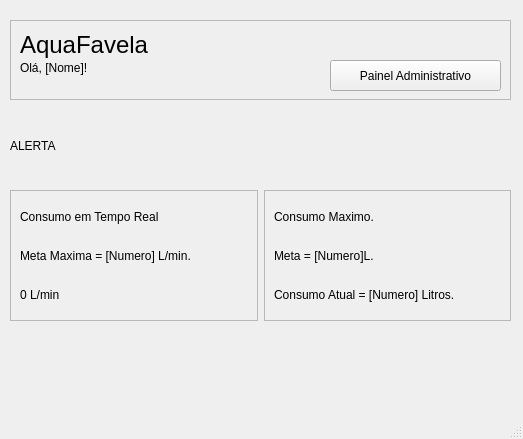
<?xml version="1.0" encoding="UTF-8"?>
<ui version="4.0">
 <class>MainWindow</class>
 <widget class="QMainWindow" name="MainWindow">
  <property name="geometry">
   <rect>
    <x>0</x>
    <y>0</y>
    <width>523</width>
    <height>439</height>
   </rect>
  </property>
  <property name="windowTitle">
   <string>MainWindow</string>
  </property>
  <property name="styleSheet">
   <string notr="true"/>
  </property>
  <widget class="QWidget" name="centralwidget">
   <widget class="QLabel" name="lblAlerta">
    <property name="geometry">
     <rect>
      <x>10</x>
      <y>110</y>
      <width>501</width>
      <height>71</height>
     </rect>
    </property>
    <property name="text">
     <string>ALERTA</string>
    </property>
   </widget>
   <widget class="QFrame" name="frame">
    <property name="geometry">
     <rect>
      <x>10</x>
      <y>20</y>
      <width>501</width>
      <height>80</height>
     </rect>
    </property>
    <property name="frameShape">
     <enum>QFrame::Shape::StyledPanel</enum>
    </property>
    <property name="frameShadow">
     <enum>QFrame::Shadow::Raised</enum>
    </property>
    <widget class="QLabel" name="lblUsuario">
     <property name="geometry">
      <rect>
       <x>10</x>
       <y>40</y>
       <width>131</width>
       <height>16</height>
      </rect>
     </property>
     <property name="text">
      <string>Olá, [Nome]!</string>
     </property>
    </widget>
    <widget class="QPushButton" name="btnAdminPanel">
     <property name="geometry">
      <rect>
       <x>320</x>
       <y>40</y>
       <width>171</width>
       <height>31</height>
      </rect>
     </property>
     <property name="text">
      <string>Painel Administrativo</string>
     </property>
    </widget>
    <widget class="QLabel" name="label">
     <property name="geometry">
      <rect>
       <x>10</x>
       <y>10</y>
       <width>131</width>
       <height>31</height>
      </rect>
     </property>
     <property name="styleSheet">
      <string notr="true">font: 9pt &quot;Quadrat-Serial&quot;;</string>
     </property>
     <property name="text">
      <string>&lt;html&gt;&lt;head/&gt;&lt;body&gt;&lt;p&gt;&lt;span style=&quot; font-size:18pt;&quot;&gt;AquaFavela&lt;/span&gt;&lt;/p&gt;&lt;/body&gt;&lt;/html&gt;</string>
     </property>
    </widget>
   </widget>
   <widget class="QWidget" name="layoutWidget">
    <property name="geometry">
     <rect>
      <x>10</x>
      <y>190</y>
      <width>501</width>
      <height>131</height>
     </rect>
    </property>
    <layout class="QHBoxLayout" name="horizontalLayout_2">
     <item>
      <widget class="QFrame" name="cardConsumo">
       <property name="frameShape">
        <enum>QFrame::Shape::StyledPanel</enum>
       </property>
       <property name="frameShadow">
        <enum>QFrame::Shadow::Raised</enum>
       </property>
       <layout class="QVBoxLayout" name="verticalLayout">
        <item>
         <widget class="QLabel" name="label_2">
          <property name="text">
           <string>Consumo em Tempo Real</string>
          </property>
         </widget>
        </item>
        <item>
         <widget class="QLabel" name="lblMetaMinuto">
          <property name="text">
           <string>Meta Maxima = [Numero] L/min.</string>
          </property>
         </widget>
        </item>
        <item>
         <widget class="QLabel" name="lblConsumo">
          <property name="text">
           <string>0 L/min</string>
          </property>
         </widget>
        </item>
       </layout>
      </widget>
     </item>
     <item>
      <widget class="QFrame" name="cardStatus">
       <property name="frameShape">
        <enum>QFrame::Shape::StyledPanel</enum>
       </property>
       <property name="frameShadow">
        <enum>QFrame::Shadow::Raised</enum>
       </property>
       <layout class="QVBoxLayout" name="verticalLayout_2">
        <item>
         <widget class="QLabel" name="label_3">
          <property name="text">
           <string>Consumo Maximo.</string>
          </property>
         </widget>
        </item>
        <item>
         <widget class="QLabel" name="lblMeta">
          <property name="text">
           <string>Meta = [Numero]L.</string>
          </property>
         </widget>
        </item>
        <item>
         <widget class="QLabel" name="lblConsumoTotalAtual">
          <property name="text">
           <string>Consumo Atual = [Numero] Litros.</string>
          </property>
         </widget>
        </item>
       </layout>
      </widget>
     </item>
    </layout>
   </widget>
   <widget class="QWidget" name="horizontalLayoutWidget">
    <property name="geometry">
     <rect>
      <x>10</x>
      <y>330</y>
      <width>501</width>
      <height>61</height>
     </rect>
    </property>
    <layout class="QHBoxLayout" name="horizontalLayout">
     <item>
      <widget class="QLabel" name="lblAlertaConsumoMinuto">
       <property name="text">
        <string/>
       </property>
      </widget>
     </item>
     <item>
      <widget class="QLabel" name="lblAlertaConsumoMax">
       <property name="text">
        <string/>
       </property>
      </widget>
     </item>
    </layout>
   </widget>
  </widget>
  <widget class="QStatusBar" name="statusbar"/>
  <widget class="QMenuBar" name="menubar">
   <property name="geometry">
    <rect>
     <x>0</x>
     <y>0</y>
     <width>523</width>
     <height>22</height>
    </rect>
   </property>
  </widget>
 </widget>
 <resources/>
 <connections/>
</ui>
